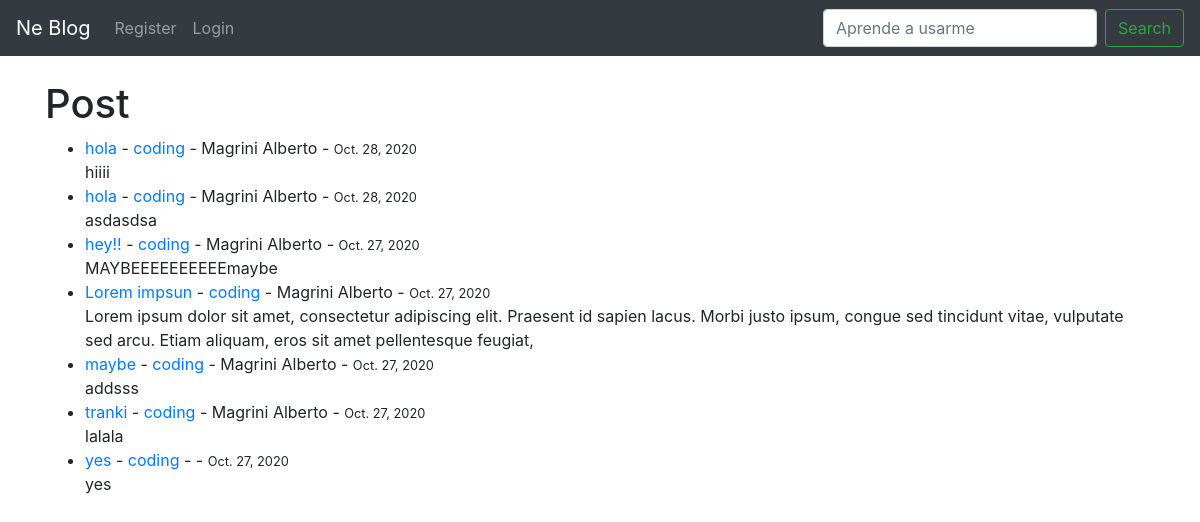
The page / on the database its author committed.
### theblog/models.py (models this page shows, shortened)
class Post(models.Model):
    title = models.CharField(max_length=255)
    title_tag = models.CharField(max_length=255)
    author = models.ForeignKey(User, on_delete=models.CASCADE)   #  author, its the user , on_delete it deletes all the post when the user its removed
    body = models.TextField()
    post_date = models.DateField(auto_now_add=True)
    category = models.CharField(max_length=255, default='coding')

### theblog/views.py (the view)
# urls.py: path('', HomeView.as_view(), name="home"),  # we need to use as_view beacause its a class base views
class HomeView(ListView):
    model = Post
    template_name = 'home.html'
    ordering = ['-post_date']

### templates/home.html (shortened to what this page needs)
{% extends 'base.html' %}
{% block content %}
<h1>Post</h1>
<ul>
    {% for post in object_list %}
        <li><a href="{% url 'article-detail' post.pk %}">{{ post.title }}</a> -
            <a href="{% url 'category' post.category %}">{{ post.category }}</a> - {{ post.author.last_name }}
            {{ post.author.first_name }} - <small>{{ post.post_date }}</small>
            <br/>
            {{ post.body|slice:":200" }}</li>
    {% endfor %}
</ul>
{% endblock %}

### templates/base.html (shortened to what this page needs)
<!doctype html>
<html lang="en">
<head>
    <link rel="stylesheet" href="https://cdn.jsdelivr.net/npm/bootstrap@4.5.3/dist/css/bootstrap.min.css"
>
</head>
<body>
<nav class="navbar navbar-expand-lg navbar-dark bg-dark">
    <a class="navbar-brand" href="{% url 'home' %}">Ne Blog</a>
    <div class="collapse navbar-collapse" id="navbarSupportedContent">
        <ul class="navbar-nav mr-auto">
            {% if user.is_authenticated %}
                <li class="nav-item">
                    <a class="nav-link" href="{% url 'add_post'  %}">Add Post</a>
                </li>
                <li class="nav-item">
                    <a class="nav-link" href="{% url 'add_category'  %}">Add Category</a>
                </li>
                 <li class="nav-item">
                    <a class="nav-link" href="{% url 'logout'  %}">Logout</a>
                </li>
            {% else %}
                <li class="nav-item">
                     <a class="nav-link" href="{% url 'register'  %}">Register</a>
                </li>
                 <li class="nav-item">
                     <a class="nav-link" href="{% url 'login'  %}">Login</a>
                 </li>
            {% endif %}
        </ul>
        <form class="form-inline my-2 my-lg-0">
            <input class="form-control mr-sm-2" type="search" placeholder="Aprende a usarme" aria-label="Search">
            <button class="btn btn-outline-success my-2 my-sm-0" type="submit">Search</button>
        </form>
    </div>
</nav>
<br/>
<div class="container">
    {% block content %}{% endblock %}
</div>
</body>
</html>

### rows shown on the page
Post: title "hola", category "coding", author.last_name "Magrini", author.first_name "Alberto", post_date "Oct. 28, 2020", body "hiiii"
Post: title "hola", category "coding", author.last_name "Magrini", author.first_name "Alberto", post_date "Oct. 28, 2020", body "asdasdsa"
Post: title "hey!!", category "coding", author.last_name "Magrini", author.first_name "Alberto", post_date "Oct. 27, 2020", body "MAYBEEEEEEEEEEmaybe"
Post: title "Lorem impsun", category "coding", author.last_name "Magrini", author.first_name "Alberto", post_date "Oct. 27, 2020", body "Lorem ipsum dolor sit amet, consectetur adipiscing elit. Praesent id sapien lacus. Morbi justo ipsum, congue sed tincidunt vitae, vulputate sed arcu. Etiam aliquam, eros sit amet pellentesque feugiat,"
Post: title "maybe", category "coding", author.last_name "Magrini", author.first_name "Alberto", post_date "Oct. 27, 2020", body "addsss"
Post: title "tranki", category "coding", author.last_name "Magrini", author.first_name "Alberto", post_date "Oct. 27, 2020", body "lalala"
Post: title "yes", category "coding", post_date "Oct. 27, 2020", body "yes"
